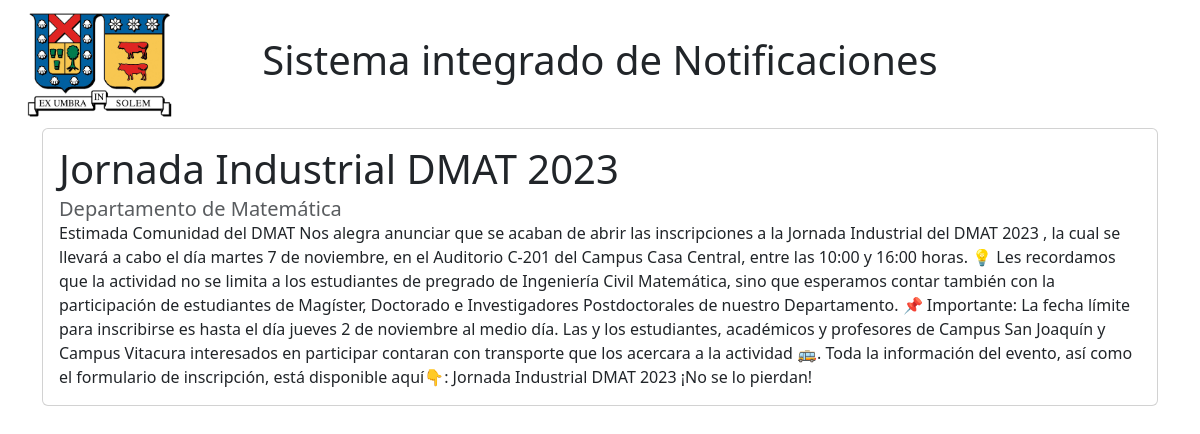
/comunicado/3, run on the app's committed database.
### comunicados/models.py (models this page shows, shortened)
class Comunicado(models.Model):
    TIPO_CHOICES = [
        ("S", "Suspensión de actividades"),
        ("C", "Suspensión de clase"),
        ("I", "Información")
    ]
    id = models.BigAutoField(primary_key=True)
    titulo = models.CharField(max_length=200)
    detalle = models.CharField(max_length=20000)
    detalle_corto = models.CharField(max_length=100)
    tipo = models.CharField(max_length=1, choices=TIPO_CHOICES)
    entidad = models.ForeignKey(Entidad, on_delete=models.CASCADE)
    visible = models.BooleanField(default=True)
    fecha_publicacion = models.DateTimeField(auto_now_add=True) # Darle la fecha actual, ya que se crea cuando se publica
    fecha_expiracion = models.DateTimeField(null=True, blank=True)
    publicado_por = models.ForeignKey(User, on_delete=models.CASCADE)
    modificado_por = models.ForeignKey(User, on_delete=models.CASCADE, related_name="modificado_por", null=True, blank=True)

class Entidad(models.Model):
    id = models.BigAutoField(primary_key=True)
    nombre = models.CharField(max_length=100)
    logo = models.ImageField(upload_to='comunicados/static/logos', null=True, blank=True)
    class Meta:
        verbose_name_plural = "Entidades"

### comunicados/views.py (the view)
# urls.py: path('comunicado/<int:id>', views.comunicado, name='comunicado')
def comunicado(request, id):
    comunicado = Comunicado.objects.filter(id=id).first
    return render(
        request,
        'comunicados/comunicado.html',
        context={
            'comunicado': comunicado
        }
    )

### comunicados/templates/comunicados/comunicado.html (shortened to what this page needs)
{% extends "comunicados/base.html" %}
{% load static %}
{% block header %}
<div class="row text-center">
    <div class="col-md-12 col-lg-2">
        <img src="{% static 'images/Logo_UTFSM.png' %}" alt="" class="logos">
    </div>
    <div class="col-md-12 col-lg-8 d-flex justify-content-center align-items-center">
        <h1>Sistema integrado de Notificaciones</h1>
    </div>
    <div class="col-md-12 col-lg-2">
    </div>
</div>
{% endblock %}
{% block content %}
<div class="container">
    <div class="card">
        <div class="card-body">
            <h1 class="card-title">
                {{ comunicado.titulo }}
            </h1>
            <h5 class="card-subtitle text-body-secondary">
                {{ comunicado.entidad.nombre }}
            </h5>
            <p class="card-text">
                {{ comunicado.detalle }}
            </p>
        </div>
    </div>
</div>
{% endblock %}

### comunicados/static/css/estilos.css (style rules this page uses)
.logos { max-width: 100%; max-height: 128px; }

### data on the page
Comunicado: titulo "Jornada Industrial DMAT 2023", entidad.nombre "Departamento de Matemática", detalle "Estimada Comunidad del DMAT Nos alegra anunciar que se acaban de abrir las inscripciones a la Jornada Industrial del DMAT 2023 , la cual se llevará a cabo el día martes 7 de noviembre, en el Auditorio C-201 del Campus Casa Central, entre las 10:00 y 16:00 horas. 💡 Les recordamos que la actividad no se limita a los estudiantes de pregrado de Ingeniería Civil Matemática, sino que esperamos contar también con la participación de estudiantes de Magíster, Doctorado e Investigadores Postdoctorales de nuestro Departamento. 📌 Importante: La fecha límite para inscribirse es hasta el día jueves 2 de noviembre al medio día. Las y los estudiantes, académicos y profesores de Campus San Joaquín y Campus…"
